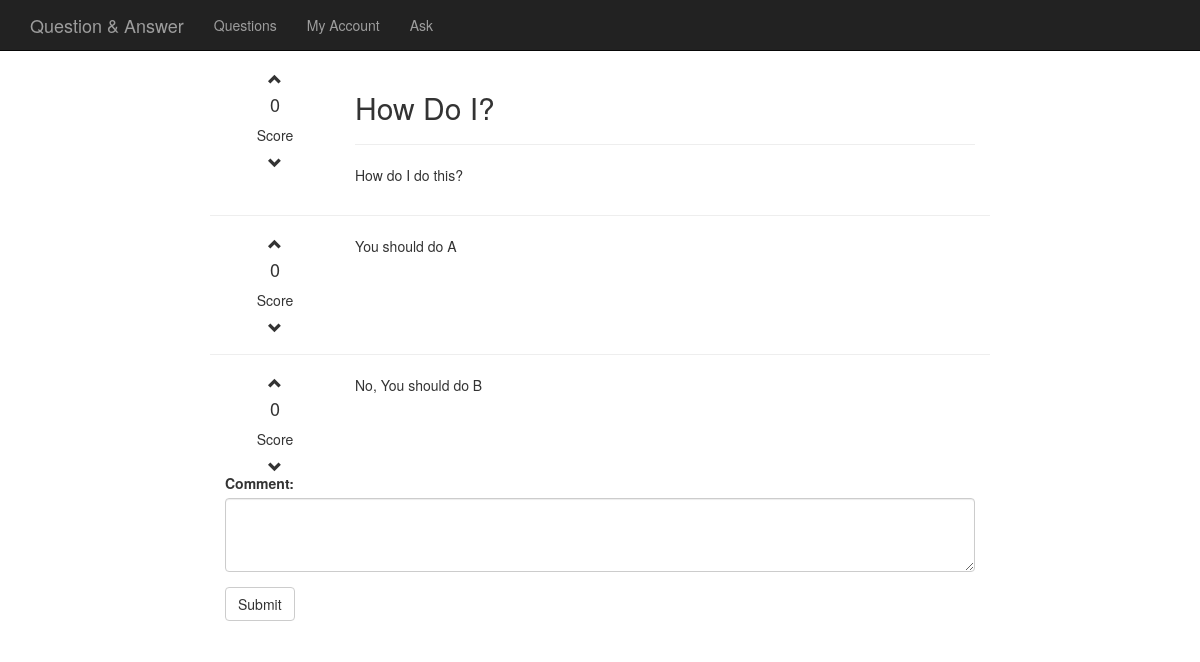
/questions/1/, run on an earlier commit of the app's database.
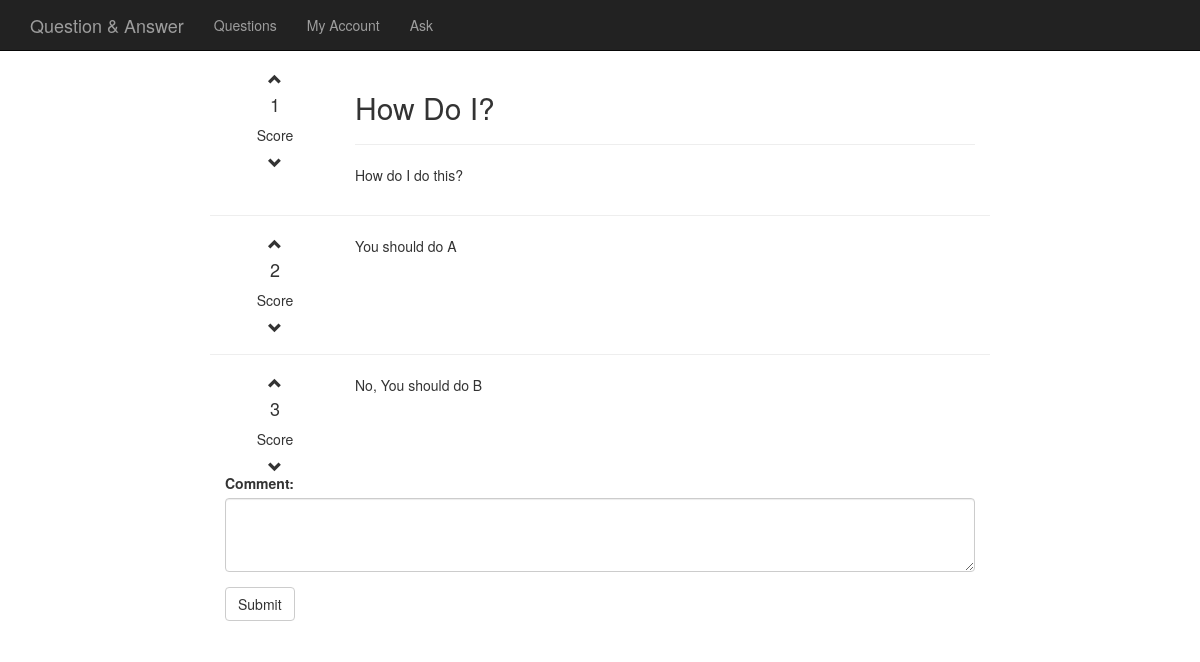
And on a later commit of the database.
### question_answer/models.py (models this page shows, shortened)
class Question(models.Model):
    question_name = models.CharField(max_length=200)
    question_text = models.CharField(max_length=512)
    score = models.IntegerField(default=0)
    pub_date = models.DateTimeField()
    tags = models.ManyToManyField(Tag)

class Answer(models.Model):
    question = models.ForeignKey(Question)
    answer_text = models.CharField(max_length=512)
    score = models.IntegerField(default=0)
    pub_date = models.DateTimeField()

### question_answer/views.py (the view)
# urls.py: url(r'^(?P<pk>[0-9]+)/$', views.detail, name="detail"),
def detail(request, pk):
    question = get_object_or_404(Question, pk=pk)
    if request.method == "POST":
        answer = Answer()
        answer.answer_text = request.POST["answer_text"]
        answer.pub_date = timezone.now()
        answer.question_id = question.id
        answer.save()
    else:
        pass
    template = loader.get_template("question_answer/question.html")
    context = RequestContext(request, {'question': question,})
    return HttpResponse(template.render(context))

### question_answer/templates/question_answer/question.html (shortened to what this page needs)
{% extends 'question_answer/base.html' %}
{% load staticfiles %}
{% block content %}
<div class="row">
    <div class="col-md-2 text-center">
        <span id="upvote" class="glyphicon glyphicon-chevron-up upvote"></span>
        <h4 id="qScore">{{ question.score }}</h4>
        <p>Score</p>
        <span id="downvote" class="glyphicon glyphicon-chevron-down downvote"></span>
    </div>
    <div class="col-md-10">
        <h2>{{ question.question_name }}</h2>
        <hr>
        <p>{{ question.question_text }}</p>
    </div>
</div>
{% for answer in question.answer_set.all %}
<div id="answer-{{ answer.id }}" class="row">
    <hr>
    <div class="col-md-2 text-center">
        <span class="glyphicon glyphicon-chevron-up upvote"></span>
        <h4>{{ answer.score }}</h4>
        <p>Score</p>
        <span class="glyphicon glyphicon-chevron-down downvote"></span>
    </div>
    <div class="col-md-10">
        <p>{{ answer.answer_text }}</p>
    </div>
</div>
{% endfor %}
<form action="{% url 'questions:detail' question.id %}" method="post">
    <div class="form-group">
        <label for="answer_text">Comment:</label>
        <textarea id="answer_text" name='answer_text' class="form-control" rows="3"></textarea>
    </div>
    <button type="submit" class="btn btn-default">Submit</button>
</form>
{% endblock %}

### question_answer/templates/question_answer/base.html (shortened to what this page needs)
<html lang="en">
    <head>
    {% load staticfiles %}
        <link href="{% static 'questions/css/bootstrap.min.css' %}" rel="stylesheet">
    </head>
    <body>
    <nav class="navbar navbar-inverse navbar-static-top">
        <div class="container">
            <div class="navbar-header">
                <a class="navbar-brand" href="{% url 'questions:index' %}">Question & Answer</a>
            </div>
            <div id="navbar" class="collapse navbar-collapse">
                <ul class="nav navbar-nav">
                    <li><a href="{% url 'questions:index' %}">Questions</a></li>
                    <li><a href="#contact">My Account</a></li>
                    <li><a href="{% url 'questions:ask' %}">Ask</a></li>
                </ul>
            </div>
            </div>
    </nav>
    <div class="container">
        <div class="row">
            <div class="col-md-8 col-md-offset-2">
                {% block content %}
                {% endblock %}
            </div>
        </div>
    </div>
    </body>
</html>

What changed in the data, as far as the page shows it:
changed Question "How Do I?": score "0" → "1"
changed Answer "You should do A": score "0" → "2"
changed Answer "No, You should do B": score "0" → "3"
